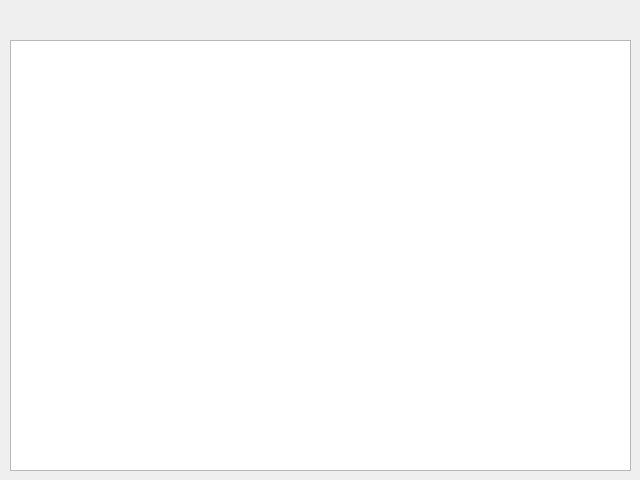
<?xml version="1.0" encoding="UTF-8"?>
<ui version="4.0">
 <class>Dialog</class>
 <widget class="QDialog" name="Dialog">
  <property name="geometry">
   <rect>
    <x>0</x>
    <y>0</y>
    <width>640</width>
    <height>480</height>
   </rect>
  </property>
  <property name="windowTitle">
   <string>Dialog</string>
  </property>
  <widget class="QPlainTextEdit" name="logwindow">
   <property name="geometry">
    <rect>
     <x>10</x>
     <y>40</y>
     <width>621</width>
     <height>431</height>
    </rect>
   </property>
  </widget>
 </widget>
 <resources/>
 <connections/>
</ui>
